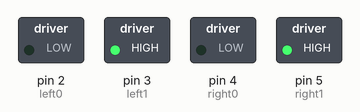
Simulated run of this sketch. Board: Arduino Uno, built with avr-gcc and run on an emulated ATmega328P. Shown: switched loads named in the sketch (green lamp = pin HIGH).

Above: at 0.1 s.
Timing chart, 0 to 1.6 s (numbered marks = the images above):
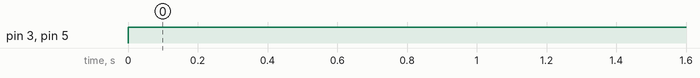

The sketch:

dcmotor.ino
```cpp
const int left0 = 2;
const int left1 = 3;
const int right0 = 4;
const int right1 = 5;

void setup() {
 pinMode(left0, OUTPUT);
 pinMode(left1, OUTPUT);
 pinMode(right0, OUTPUT);
 pinMode(right1, OUTPUT);
 Serial.begin(9600);
}

void forward(int speed) {
  digitalWrite(left0, LOW);
  analogWrite(left1, speed);
  digitalWrite(right0, LOW);
  analogWrite(right1, speed);
}

void backward(int speed) {
  digitalWrite(left0, HIGH);
  analogWrite(left1, 255-speed);
  digitalWrite(right0, HIGH);
  analogWrite(right1, 255-speed);
}

void loop() {
  forward(255);
  /*
  for (int i=0; i<256; i++) {
    Serial.println(i);
    forward(i);
    delay(100);
  }
  */
}
```

Measured:
- by itself, pin 3 (left1), pin 5 (right1): LOW → HIGH at 0.00 s
